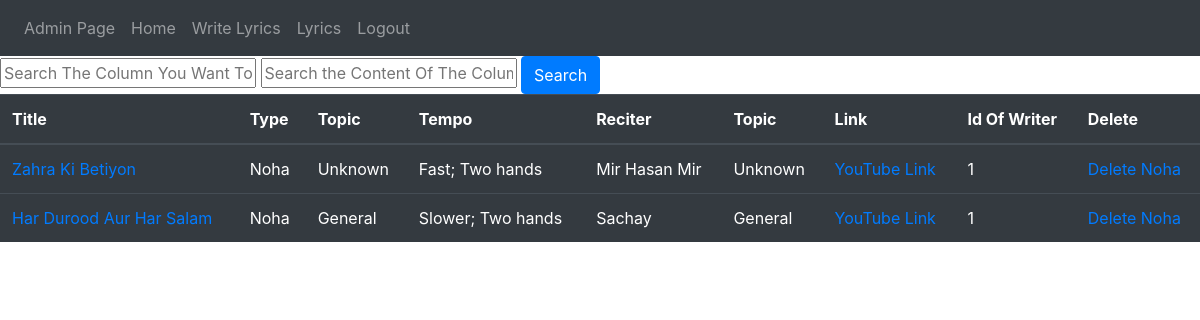
The page /lyrics (signed in) on the database its author committed.
### Website/models.py (models this page shows)
class Lyrics(db.Model):
    id = db.Column(db.Integer, primary_key=True)
    title = db.Column(db.String(1000), unique=True)
    content = db.Column(db.String(100000000), unique=True)
    typ = db.Column(db.String(100))
    reciter = db.Column(db.String(1000))
    date = db.Column(db.DateTime(timezone=True), default=func.now())
    user_id = db.Column(db.Integer, db.ForeignKey('user.id'))
    topic = db.Column(db.String(100))
    link = db.Column(db.String(5000), unique=True)
    tempo = db.Column(db.String(100))

### Website/views.py (the view)
@views.route('/lyrics')
def lyrics_page():
    lyrics = Lyrics.query.all()
    def make_link(title):
        return f"lyrics/{title.replace(' ', '-')}"
    def make_objlink(title):
        return title.replace(' ', '-')
    def make_title(linkedTitle):
        return linkedTitle.replace('-', ' ')
    return render_template('lyrics.html', user=current_user, lyrics=lyrics, makelink=make_link, maketitle=make_title, makeobjlink=make_objlink)

### Website/__init__.py (called while the page is built)
def create_app():
    app = Flask(__name__)
    app.config['SECRET_KEY'] = 'thequickbrownfoxjumpedoverthelazydog'
    app.config['SQLALCHEMY_DATABASE_URI'] = f"sqlite:///{DB_NAME}"
    db.init_app(app)
    from .auth import auth
    from .views import views
    app.register_blueprint(views, url_prefix="/")
    app.register_blueprint(auth, url_prefix="/")
    from .models import User, Note, Lyrics
    create_database(app)
    login_manager = LoginManager()
    login_manager.login_view = 'auth.login'
    login_manager.init_app(app)
    @login_manager.user_loader
    def load_user(id):
        return User.query.get(int(id))
    return app

### Website/Templates/lyrics.html (shortened to what this page needs)
{% extends 'base.html' %}
{% block content %}
<div id="search-bar">
  <form method="GET">
    <input type="text" placeholder="Search The Column You Want To Specify" name="searchcol">
    <input type="text" placeholder="Search the Content Of The Column" name="searchcol-content">
    <button class="btn btn-primary" type="submit">Search</button>
  </form>
</div>
<div id="all-lyrics">
  <table class="table table-hover table-dark">
    <thead>
      <tr>
        <th scope="col">Title</th>
        <th scope="col">Type</th>
        <th scope="col">Topic</th>
        <th scope="col">Tempo</th>
        <th scope="col">Reciter</th>
        <th scope="col">Topic</th>
        <th scope="col">Link</th>
        {% if user.id == 1 %}
        <th scope='col'>Id Of Writer</th>
        <th scope="col">Delete</th>
        {% endif %}
      </tr>
    </thead>
    <tbody>
      {% for lyric in lyrics %}
      <tr>
        <td><a href="{{ makelink(lyric.title) }}">{{ lyric.title }}</a></td>
        <td>{{ lyric.typ }}</td>
        <td>{{ lyric.topic }}</td>
        <td>{{ lyric.tempo }}</td>
        <td>{{ lyric.reciter }}</td>
        <td>{{ lyric.topic }}</td>
        <td>
          <a href="{{ lyric.link }}" target="_blank" rel="noreferrer noopener">
            {% if 'youtube' in lyric.link.lower() %}
            YouTube Link
            {% else %}
            {{ lyric.link }}
            {% endif %}
          </a>
        {% if user.id == 1 %}
        <td>{{ lyric.user_id }}</td>
        </td>
        <td><a href="/delete-lyric/{{ makeobjlink(lyric.title) }}">Delete {{ lyric.typ }}</a></td>
        {% endif %}
      </tr>
      {% endfor %}
    </tbody>
  </table>
</div>
{% endblock %}

### rows shown on the page
Lyrics: title "Zahra Ki Betiyon", typ "Noha", topic "Unknown", tempo "Fast; Two hands", reciter "Mir Hasan Mir", shows "YouTube Link", user_id "1"
Lyrics: title "Har Durood Aur Har Salam", typ "Noha", topic "General", tempo "Slower; Two hands", reciter "Sachay", shows "YouTube Link", user_id "1"
